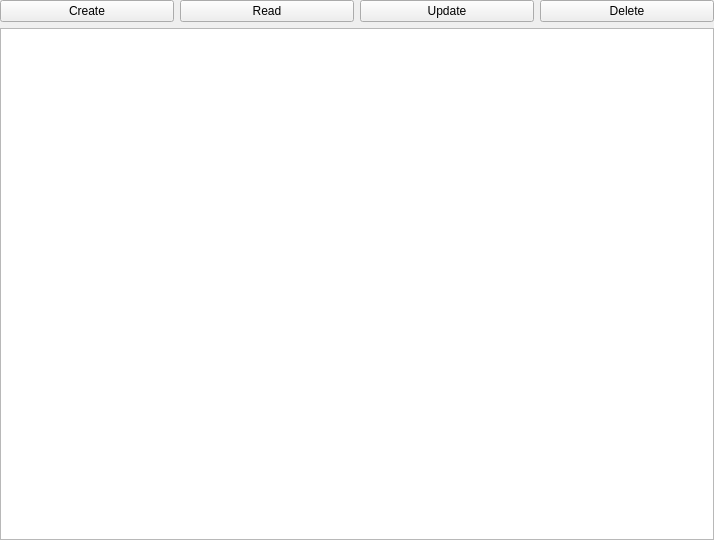
<?xml version="1.0" encoding="UTF-8"?>
<ui version="4.0">
 <class>CFrontPageWidget</class>
 <widget class="QWidget" name="CFrontPageWidget">
  <property name="geometry">
   <rect>
    <x>0</x>
    <y>0</y>
    <width>714</width>
    <height>540</height>
   </rect>
  </property>
  <property name="windowTitle">
   <string>Form</string>
  </property>
  <layout class="QGridLayout" name="gridLayout">
   <property name="leftMargin">
    <number>0</number>
   </property>
   <property name="topMargin">
    <number>0</number>
   </property>
   <property name="rightMargin">
    <number>0</number>
   </property>
   <property name="bottomMargin">
    <number>0</number>
   </property>
   <item row="0" column="0">
    <layout class="QHBoxLayout" name="horizontalLayout">
     <item>
      <widget class="QPushButton" name="m_pCreatePBtn">
       <property name="text">
        <string>Create</string>
       </property>
      </widget>
     </item>
     <item>
      <widget class="QPushButton" name="m_pReadPBtn">
       <property name="text">
        <string>Read</string>
       </property>
      </widget>
     </item>
     <item>
      <widget class="QPushButton" name="m_pUpdatePBtn">
       <property name="text">
        <string>Update</string>
       </property>
      </widget>
     </item>
     <item>
      <widget class="QPushButton" name="m_pDeletePBtn">
       <property name="text">
        <string>Delete</string>
       </property>
      </widget>
     </item>
    </layout>
   </item>
   <item row="1" column="0">
    <widget class="QTableView" name="m_pTableView">
     <attribute name="verticalHeaderVisible">
      <bool>false</bool>
     </attribute>
    </widget>
   </item>
  </layout>
 </widget>
 <tabstops>
  <tabstop>m_pCreatePBtn</tabstop>
  <tabstop>m_pReadPBtn</tabstop>
  <tabstop>m_pUpdatePBtn</tabstop>
  <tabstop>m_pDeletePBtn</tabstop>
  <tabstop>m_pTableView</tabstop>
 </tabstops>
 <resources/>
 <connections/>
</ui>
